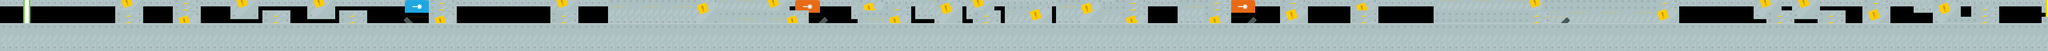

The image is a tile-based game level rendered from a .tmx file. Its description and source (layers, tilesets, objects; grid data summarised) follow:
An orthogonal 320x8 tile map with 16x16 px tiles, 1 tile layer (Tile Layer 1) and 2 objects (player 1, player 2).

<map version="1.0" orientation="orthogonal" renderorder="right-down" width="320" height="8" tilewidth="16" tileheight="16" nextobjectid="3">
 <tileset firstgid="1" name="sheet" tilewidth="70" tileheight="70">
  <image source="sheet.png" width="980" height="490" />
 </tileset>
 <layer name="Tile Layer 1" width="320" height="8">
  <data>[2560 cells, 887 non-empty, 7 distinct tile ids]</data>
 </layer>
 <objectgroup name="player 1">
  <object id="1" name="player red" type="player 1" gid="70" x="-1" y="110" />
 </objectgroup>
 <objectgroup name="player 2">
  <object id="2" name="player blue" type="player 2" gid="42" x="-3" y="77" />
 </objectgroup>
</map>
